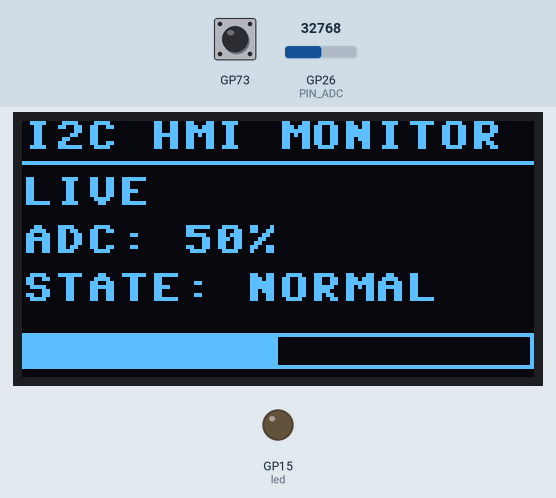
Bench run of a program on a simulated Raspberry Pi Pico running MicroPython. Parts: 128×64 one-colour display, output pins drawn as LEDs (lit = HIGH). The test bench sets the inputs (shaded band); at power-on: GP26 (PIN_ADC) = 32768 (analog values on the 0–65535 scale). Library files of the repository ran but are not shown: ssd1306.py; what the program prints to the serial console is not drawn.

Above: at 1.2 s.
1.3 s: GP26 (PIN_ADC) set to 55184
At 2.7 s:
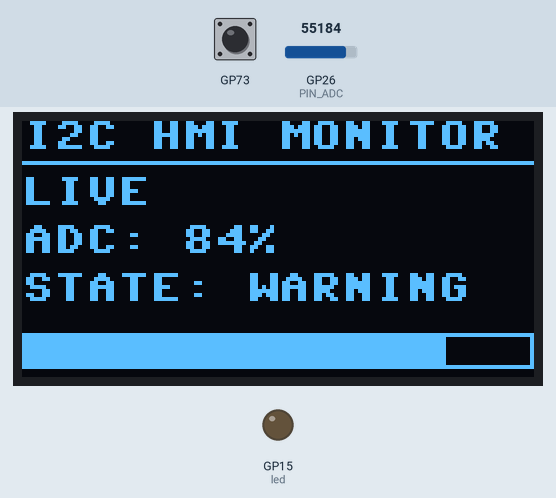
3.0 s: GP26 (PIN_ADC) set to 56480
At 4.4 s:
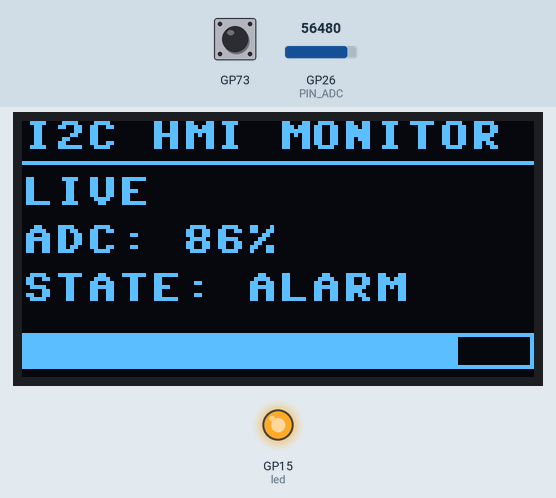
4.7 s: BOOTSEL button pressed for 0.15 s
At 5.9 s:
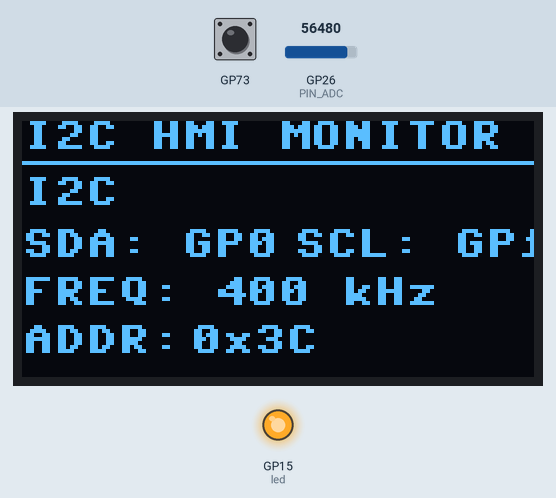
6.3 s: BOOTSEL button pressed for 1 s
At 6.65 s:
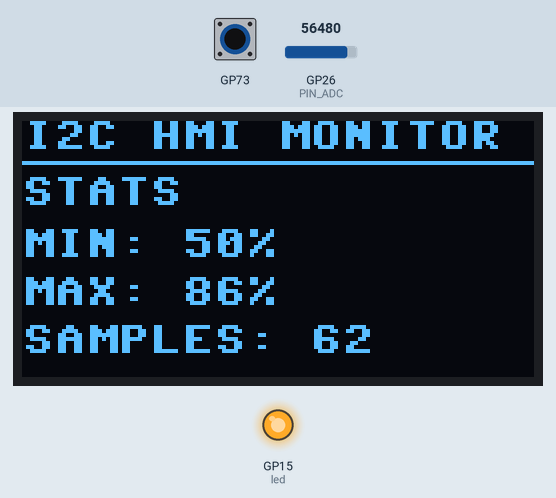
7.9 s: GP26 (PIN_ADC) set to 32767
At 8.16 s:
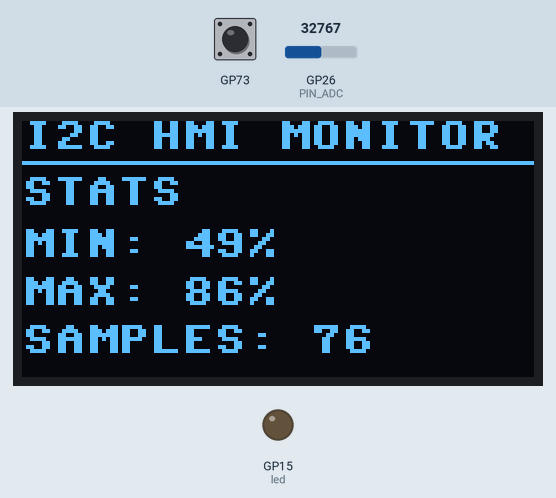
10.0 s: BOOTSEL button pressed 5 times (0.12 s each, 0.3 s apart)
At 12.4 s:
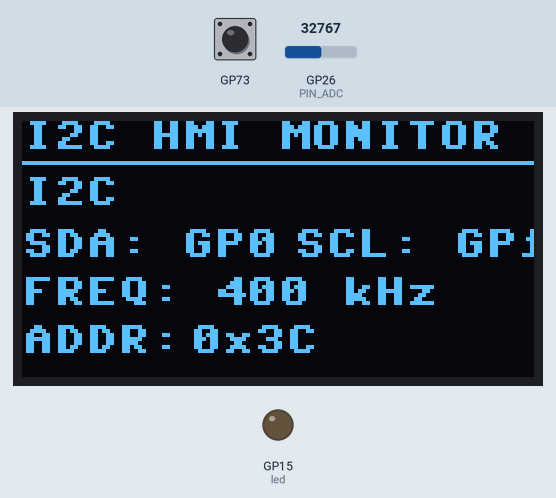
Timing chart, 0 to 13.9 s (numbered marks = the images above; inputs shaded):
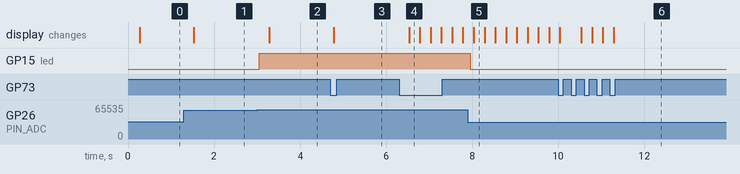

The program:

main.py
```python
# Sesion_10_I2C_HMI
# Raspberry Pi Pico W + OLED SSD1306 128x64 + LED
# MicroPython

from machine import Pin, I2C, ADC
import time
import rp2
import ssd1306

# ---------------- CONFIGURACION ----------------
I2C_ID = 0
PIN_SDA = 0
PIN_SCL = 1
I2C_FREQ = 400_000

PIN_ADC = 26       # GP26 / ADC0
PIN_LED = 15       # LED externo con resistencia en serie

# Umbrales sobre el porcentaje ADC
WARNING_LIMIT = 60
ALARM_LIMIT = 85

SCREEN_W = 128
SCREEN_H = 64
UPDATE_MS = 100
DRAW_MS = 250
BUTTON_POLL_MS = 30
DEBOUNCE_MS = 180

# ---------------- INICIALIZACION I2C ----------------
i2c = I2C(
    I2C_ID,
    scl=Pin(PIN_SCL),
    sda=Pin(PIN_SDA),
    freq=I2C_FREQ
)

devices = i2c.scan()

print("Escaneo I2C al iniciar:")
if devices:
    for address in devices:
        print("Decimal:", address, "| Hexadecimal: 0x{:02X}".format(address))
else:
    print("No se detectaron dispositivos I2C.")

# Validar la OLED. La direccion mas habitual es 0x3C.
OLED_ADDRESS = None
for address in devices:
    if address in (0x3C, 0x3D):
        OLED_ADDRESS = address
        break

if OLED_ADDRESS is None:
    raise RuntimeError(
        "No se detecto una OLED SSD1306 en 0x3C ni 0x3D. "
        "Revisa VCC, GND, SDA (GP0) y SCL (GP1)."
    )

oled = ssd1306.SSD1306_I2C(
    SCREEN_W, SCREEN_H, i2c, addr=OLED_ADDRESS
)

# ---------------- ENTRADAS Y SALIDAS ----------------
adc = ADC(Pin(PIN_ADC))
led = Pin(PIN_LED, Pin.OUT)
led.off()

# BOOTSEL se utiliza como boton para cambiar de pantalla.
# rp2.bootsel_button() esta disponible en el firmware MicroPython para RP2.
screen = 0
screen_names = ("LIVE", "I2C", "STATS")

# Estadisticas del porcentaje ADC
minimum = 100
maximum = 0
samples = 0

adc_raw = 0
percentage = 0
status = "NORMAL"

last_update = time.ticks_ms()
last_draw = 0
last_button_poll = 0
last_button_change = 0
button_was_pressed = False

# ---------------- FUNCIONES ----------------
def read_sensor():
    """Lee ADC0 y actualiza porcentaje, estado, LED y estadisticas."""
    global adc_raw, percentage, status
    global minimum, maximum, samples

    adc_raw = adc.read_u16()
    percentage = int((adc_raw * 100) / 65535)

    if percentage >= ALARM_LIMIT:
        status = "ALARM"
        led.on()
    elif percentage >= WARNING_LIMIT:
        status = "WARNING"
        led.off()
    else:
        status = "NORMAL"
        led.off()

    if percentage < minimum:
        minimum = percentage
    if percentage > maximum:
        maximum = percentage

    samples += 1


def draw_header(title):
    oled.fill(0)
    oled.text("I2C HMI MONITOR", 0, 0)
    oled.hline(0, 10, 128, 1)
    oled.text(title, 0, 14)


def draw_live():
    draw_header("LIVE")
    oled.text("ADC: {}%".format(percentage), 0, 26)
    oled.text("STATE: {}".format(status), 0, 38)

    # Barra de progreso de 0 a 100 por ciento
    bar_x, bar_y, bar_w, bar_h = 0, 53, 128, 9
    oled.rect(bar_x, bar_y, bar_w, bar_h, 1)
    fill_w = int((bar_w - 2) * percentage / 100)
    if fill_w > 0:
        oled.fill_rect(bar_x + 1, bar_y + 1, fill_w, bar_h - 2, 1)


def draw_i2c():
    draw_header("I2C")
    oled.text("SDA: GP{}".format(PIN_SDA), 0, 27)
    oled.text("SCL: GP{}".format(PIN_SCL), 68, 27)
    oled.text("FREQ: {} kHz".format(I2C_FREQ // 1000), 0, 39)

    if devices:
        address_text = " ".join("0x{:02X}".format(a) for a in devices)
        oled.text("ADDR:", 0, 51)
        oled.text(address_text[:15], 42, 51)
    else:
        oled.text("ADDR: none", 0, 51)


def draw_stats():
    draw_header("STATS")
    oled.text("MIN: {}%".format(minimum if samples else 0), 0, 27)
    oled.text("MAX: {}%".format(maximum if samples else 0), 0, 39)
    oled.text("SAMPLES: {}".format(samples), 0, 51)


def draw_screen():
    if screen == 0:
        draw_live()
    elif screen == 1:
        draw_i2c()
    else:
        draw_stats()

    oled.show()


def check_button(now):
    """Detecta pulsacion BOOTSEL con antirrebote por software."""
    global screen, button_was_pressed, last_button_change

    pressed = rp2.bootsel_button()

    if pressed and not button_was_pressed:
        if time.ticks_diff(now, last_button_change) >= DEBOUNCE_MS:
            screen = (screen + 1) % 3
            last_button_change = now

    button_was_pressed = pressed


# ---------------- BUCLE PRINCIPAL ----------------
print("OLED detectada en decimal:", OLED_ADDRESS,
      "| hexadecimal: 0x{:02X}".format(OLED_ADDRESS))
print("Pulsa BOOTSEL para cambiar entre LIVE, I2C y STATS.")

draw_screen()

while True:
    now = time.ticks_ms()

    if time.ticks_diff(now, last_update) >= UPDATE_MS:
        read_sensor()
        last_update = now

    if time.ticks_diff(now, last_button_poll) >= BUTTON_POLL_MS:
        check_button(now)
        last_button_poll = now

    if time.ticks_diff(now, last_draw) >= DRAW_MS:
        draw_screen()
        last_draw = now

    # Pausa muy corta para ceder tiempo al sistema; no bloquea la HMI.
    time.sleep_ms(5)
```

Measured:
- the behaviour switches between 55696 and 55712 on GP26 (PIN_ADC) (found by bisection; images 1 and 2)
- after the input at 1.3 s, the display: changes after 0.23 s (image 1)
- after the input at 3.0 s, GP15 (led): LOW → HIGH after 0.05 s; the display: changes after 0.28 s (image 2)
- after the input at 4.7 s, the display: changes after 0.08 s (image 3)
- after the input at 6.3 s, the display: changes after 0.23 s (image 4)
- after the input at 7.9 s, GP15 (led): HIGH → LOW after 0.05 s
- after the input at 10.0 s, the display: first changes at once (image 6 shows a later state)
